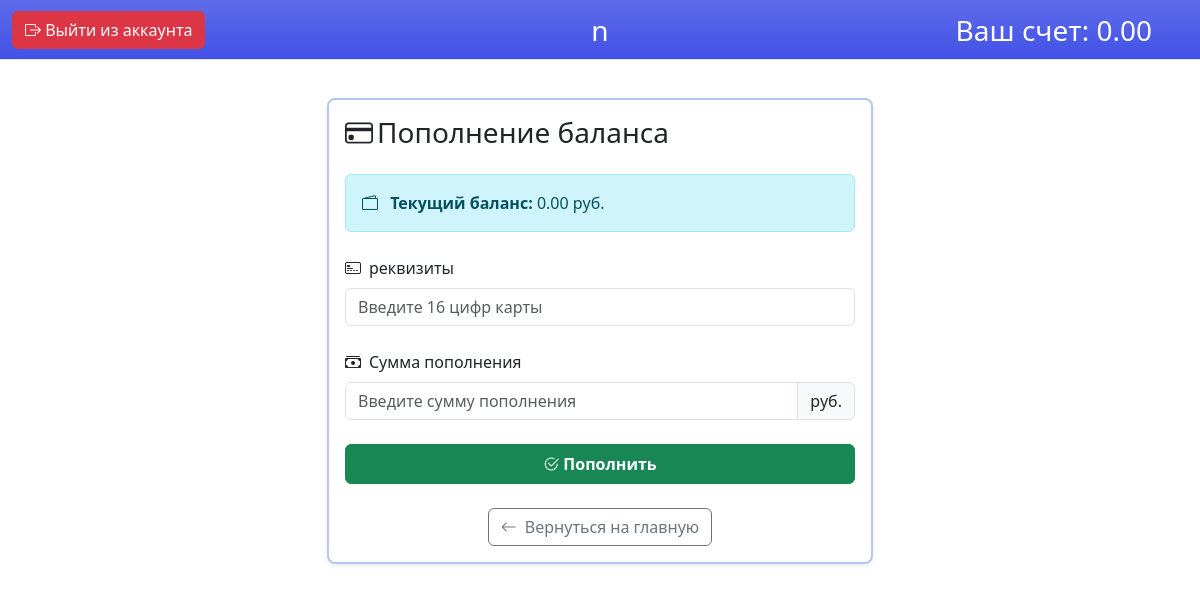
The app's page /student/top_up/ (signed in) with its own data.
### main/models.py (models this page shows, shortened)
class User(AbstractBaseUser, PermissionsMixin):
    name = models.CharField(max_length=255, verbose_name="ФИО пользователя")
    login = models.CharField(max_length=100, unique=True)
    role = models.ForeignKey(Role, on_delete=models.PROTECT, related_name="users", default=1)
    is_active = models.BooleanField(default=True)
    is_staff = models.BooleanField(default=False)
    USERNAME_FIELD = 'login'
    REQUIRED_FIELDS = ['name']
    objects = CustomUserManager()

### student/models.py (models this page shows, shortened)
class Student(models.Model):
    user = models.OneToOneField('main.User', on_delete=models.CASCADE, related_name="student_profile")
    money = models.DecimalField(max_digits=10, decimal_places=2, default=0.00)
    date = models.DateField(null=True, blank=True, verbose_name="Дата окончания абонемента")

### student/views.py (the view)
# urls.py: path("top_up/", views.top_up, name="top_up"),
def top_up(request: HttpRequest) -> HttpResponse:
    if not request.user.is_authenticated:
        return redirect('login')
    user_role_id = request.user.role.id if request.user.role else None
    if user_role_id != 2:
        return HttpResponseForbidden("Доступ запрещен: вы не являетесь учеником.")
    try:
        student = request.user.student_profile
    except:
        return redirect('login')
    if request.method == "POST":
        form = TopUpForm(request.POST)
        if form.is_valid():
            with transaction.atomic():
                summa = form.cleaned_data['summa']
                if not isinstance(summa, Decimal):
                    summa = Decimal(str(summa))
                student.money += summa
                student.save()
                return redirect('main_page')
    else:
        form = TopUpForm()
    return render(request, "student/top_up.html", {"form": form})

### templates/student/top_up.html (shortened to what this page needs)
{% extends "base/base_student.html" %}
{% block main %}
<div class="container mt-5" style="padding-top: 50px;">
    <div class="row justify-content-center">
        <div class="col-md-6">
            <div class="card border-2 border-color border-opacity-25 shadow-sm rounded-3">
                <div class="card-body">
                    <h3 class="card-title mb-4">
                        <i class="bi bi-credit-card me-1"></i>Пополнение баланса
                    </h3>
                <div class="alert alert-info mb-4">
                    <i class="bi bi-wallet2 me-2"></i>
                    <strong>Текущий баланс:</strong> {{ request.user.student_profile.money }} руб.
                </div>
            <form method="post" novalidate>
                <div class="mb-4">
                    <label class="form-label fw-medium"><i class="bi bi-credit-card-2-front me-2"></i>{{ form.requisites.label }}</label>
                    {{ form.requisites }}
                </div>
                <div class="mb-4">
                    <label class="form-label fw-medium"><i class="bi bi-cash-stack me-2"></i>{{ form.summa.label }}</label>
                    <div class="input-group">
                            {{ form.summa }}
                            <span class="input-group-text">руб.</span>
                        </div>
                </div>
                <div class="mt-3">
                    <div class="d-grid gap-2">
                        <button type="submit" class="btn btn-success py-1 fw-bold" style="height: 40px;"><i class="bi bi-check2-circle me-1"></i>Пополнить</button>
                    </div>
                    <div class="text-center mt-3">
                        <a href="{% url 'main_page' %}" class="btn btn-outline-secondary mt-2"><i class="bi bi-arrow-left me-2"></i>Вернуться на главную</a>
                    </div>
                </div>
            </form>
        </div>
    </div>
</div>
{% endblock %}

### templates/base/base_student.html (shortened to what this page needs)
<!DOCTYPE html>
<html lang="ru">
<head>
</head>
<body>
        <link href="https://cdn.jsdelivr.net/npm/bootstrap@5.3.8/dist/css/bootstrap.min.css" rel="stylesheet">
        <link rel="stylesheet" href="https://cdn.jsdelivr.net/npm/bootstrap-icons@1.10.0/font/bootstrap-icons.css">
    <main>
            <nav class="navbar bg-top bg-gradient text-white fixed-top border-bottom py-2" style="min-height: 60px;">
                <div class="container-fluid d-flex justify-content-between align-items-center position-relative">
                    <p class="fs-3 text-center position-absolute top-50 start-50 translate-middle mb-0">
                        {{ user.name }}
                    </p>
                    <p class="fs-3 text-center position-absolute top-50 end-0 translate-middle-y me-5">
                        Ваш счет: {{ user.student_profile.money }}
                    </p>
                    <a href="{% url 'logout' %}" class="btn btn-danger"><i class="bi bi-box-arrow-right"></i> Выйти из аккаунта</a>
                </div>
            </nav>
        {% block main %}
        {% endblock %}
    </main>
</body>
</html>

### templates/base/base_student.html (style rules this page uses)
.border-color { border-color: #b5c6f5 !important; }
.bg-top { background-color: #4252e6; }

### records on screen
User: name "n", student_profile.money "0.00", user.student_profile.money "0.00"
